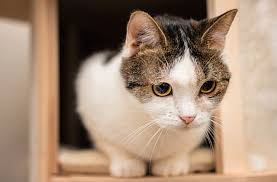
#> input picture TeachCode代码教学区/CH5_边缘特征与连通域检索/cat.png, 277 x 182 px
$ python CH5.3_rotation_v3.py
#> lines starting #> are read from the running program, lines starting #| are printed output that depends on the picture
import numpy as np
import cv2
from math import cos,sin,radians
from matplotlib import pyplot as plt

img = cv2.imread('cat.png')
#> img is the input picture: shape (182, 277, 3); mean B, G, R 117.6, 138.1, 163.3

height, width, channel = img.shape
#> height = 182; width = 277; channel = 3

# 求得图片中心点， 作为旋转的轴心
cx = int(width / 2)
#> cx = 138
cy = int(height / 2)
#> cy = 91
# 旋转的中心
center = (cx, cy)
#> center = (138, 91)

new_dim = (width, height)
#> new_dim = (277, 182)

# 进行2D 仿射变换
# 围绕原点 顺时针旋转30度
M = cv2.getRotationMatrix2D(center=center,angle=30, scale=1.0)
rotated_30 = cv2.warpAffine(img, M, new_dim)
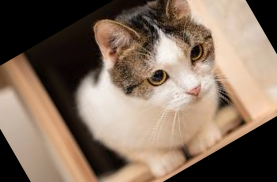
#> rotated_30: shape (182, 277, 3); mean B, G, R 94.7, 111, 131.1

# 围绕原点 顺时针旋转30度
M = cv2.getRotationMatrix2D(center=center,angle=45, scale=1.0)
rotated_45 = cv2.warpAffine(img, M, new_dim)
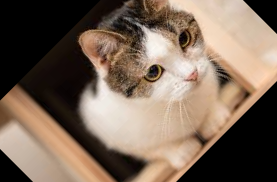
#> rotated_45: shape (182, 277, 3); mean B, G, R 88.5, 103.9, 122.8

# 围绕原点 顺时针旋转30度
M = cv2.getRotationMatrix2D(center=center,angle=60, scale=1.0)
rotated_60 = cv2.warpAffine(img, M, new_dim)
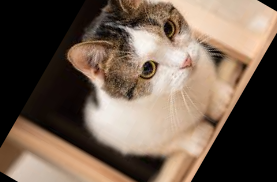
#> rotated_60: shape (182, 277, 3); mean B, G, R 81.4, 96, 114.3


plt.subplot(221)
plt.title("Src Image")
plt.imshow(img[:,:,::-1])


plt.subplot(222)
plt.title("Rotated 30 Degree")
plt.imshow(rotated_30[:,:,::-1])


plt.subplot(223)
plt.title("Rotated 45 Degree")
plt.imshow(rotated_45[:,:,::-1])

plt.subplot(224)
plt.title("Rotated 60 Degree")
plt.imshow(rotated_60[:,:,::-1])

plt.show()
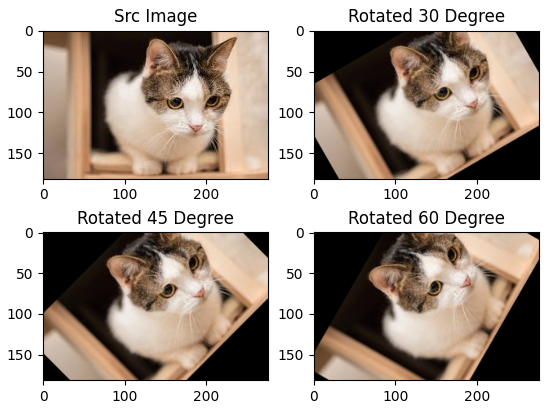
#> figure drawn by matplotlib, 4 panels
